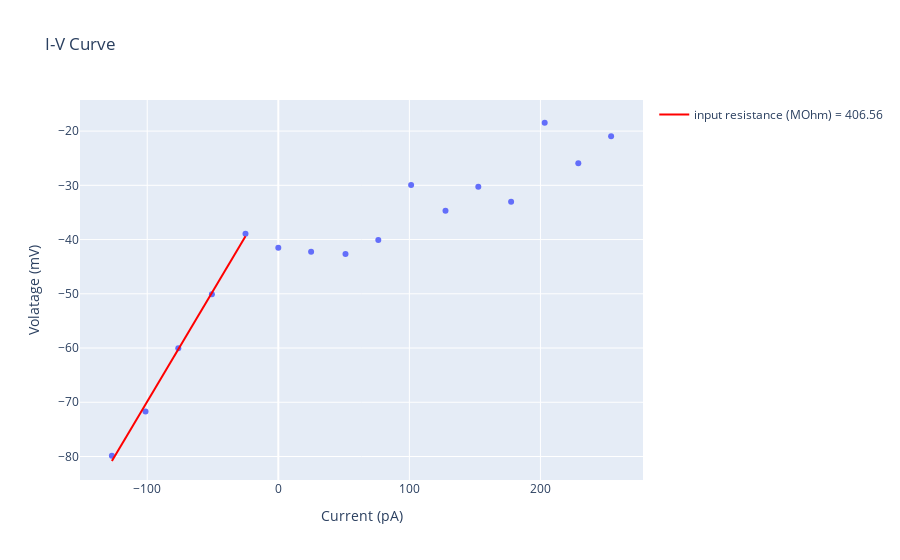

The code cell stored with this chart in its notebook:
### Code cell
#%%
# choosing the hyperpolarization traces
# decorate the plot
start_trace = 0
end_trace = 5


fig = px.scatter(x = current_step,y = voltage_step, labels={'x':'Current (pA)', 'y':'Volatage (mV)'}, title="I-V Curve")

popt, pcov = curve_fit(func, current_step[start_trace:end_trace], voltage_step[start_trace:end_trace])
popt
fig.add_trace(go.Scatter(x = current_step[start_trace:end_trace], y = func(current_step[start_trace:end_trace], *popt), mode='lines',
    name='input resistance (MOhm) = %.2f' %(popt[0] * 1e3),
    marker=dict(
        color='rgb(255, 0, 0)')))
fig.show()
fig.write_image(os.path.join(save_path , 'Estimated_input_resistance.svg'))
fig.write_image(os.path.join(save_path , 'Estimated_input_resistance.pdf'))

membrane_resistance = popt[0] * 1e3
resting_potential = popt[1]
print(membrane_resistance, resting_potential)

### Figure 1 — Plotly figure (JSON) as saved in the notebook; plotly's stock layout.template omitted (floating-point values rounded to 4 significant figures)
{"data": [{"hovertemplate": "Current (pA)=%{x}<br>Volatage (mV)=%{y}<extra></extra>", "legendgroup": "", "marker": {"color": "#636efa", "symbol": "circle"}, "mode": "markers", "name": "", "orientation": "v", "showlegend": false, "type": "scatter", "x": [-127.0, -101.3, -76.29, -50.66, -25.02, 0, 25.02, 51.27, 76.29, 101.3, 127.6, 152.6, 177.6, 203.2, 228.9, 253.9], "xaxis": "x", "y": [-79.86, -71.72, -60.06, -50.08, -38.94, -41.5, -42.24, -42.66, -40.07, -29.94, -34.67, -30.27, -33.05, -18.46, -25.94, -20.97], "yaxis": "y"}, {"marker": {"color": "rgb(255, 0, 0)"}, "mode": "lines", "name": "input resistance (MOhm) = 406.56", "type": "scatter", "x": [-127.0, -101.3, -76.29, -50.66, -25.02], "y": [-80.83, -70.41, -60.23, -49.81, -39.39]}], "layout": {"legend": {"tracegroupgap": 0}, "title": {"text": "I-V Curve"}, "xaxis": {"anchor": "y", "domain": [0, 1], "title": {"text": "Current (pA)"}}, "yaxis": {"anchor": "x", "domain": [0, 1], "title": {"text": "Volatage (mV)"}}}}
